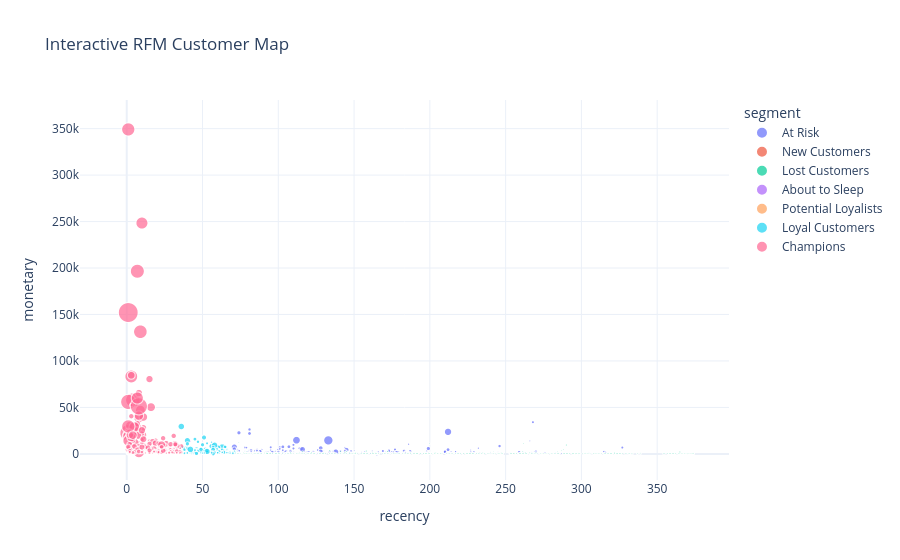

Notebook code for this chart:
### Markdown cell above
**Business insight:**

- Champions generate highest revenue and purchased recently — 
protect them with VIP perks and early access.
- At Risk customers have meaningful past spend but are becoming 
inactive — urgent reactivation needed.
- Action: prioritize Champions for VIP perks, At Risk customers 
for win-back campaigns, and New Customers for second purchase.

### Code cell
fig = px.scatter(
    rfm,
    x='recency',
    y='monetary',
    size='frequency',
    color='segment',
    hover_data=['customer_id', 'frequency'],
    title='Interactive RFM Customer Map'
)
fig.update_layout(template='plotly_white')
fig.show()

### Figure 1 — Plotly figure (JSON) as saved in the notebook; plotly's stock layout.template omitted (floating-point values rounded to 4 significant figures; data arrays with more than 128 entries replaced by an {"elided": "..."} marker saying what was removed)
{"data": [{"customdata": {"elided": "700x2 mixed values"}, "hovertemplate": "segment=At Risk<br>recency=%{x}<br>monetary=%{y}<br>frequency=%{customdata[1]}<br>customer_id=%{customdata[0]}<extra></extra>", "legendgroup": "At Risk", "marker": {"color": "#636efa", "size": {"elided": "700 int values"}, "sizemode": "area", "sizeref": 0.5125, "symbol": "circle"}, "mode": "markers", "name": "At Risk", "showlegend": true, "type": "scattergl", "x": {"elided": "700 int values"}, "xaxis": "x", "y": {"elided": "700 float values"}, "yaxis": "y"}, {"customdata": {"elided": "360x2 mixed values"}, "hovertemplate": "segment=New Customers<br>recency=%{x}<br>monetary=%{y}<br>frequency=%{customdata[1]}<br>customer_id=%{customdata[0]}<extra></extra>", "legendgroup": "New Customers", "marker": {"color": "#EF553B", "size": {"elided": "360 int values"}, "sizemode": "area", "sizeref": 0.5125, "symbol": "circle"}, "mode": "markers", "name": "New Customers", "showlegend": true, "type": "scattergl", "x": {"elided": "360 int values"}, "xaxis": "x", "y": {"elided": "360 float values"}, "yaxis": "y"}, {"customdata": {"elided": "1025x2 mixed values"}, "hovertemplate": "segment=Lost Customers<br>recency=%{x}<br>monetary=%{y}<br>frequency=%{customdata[1]}<br>customer_id=%{customdata[0]}<extra></extra>", "legendgroup": "Lost Customers", "marker": {"color": "#00cc96", "size": {"elided": "1025 int values"}, "sizemode": "area", "sizeref": 0.5125, "symbol": "circle"}, "mode": "markers", "name": "Lost Customers", "showlegend": true, "type": "scattergl", "x": {"elided": "1025 int values"}, "xaxis": "x", "y": {"elided": "1025 float values"}, "yaxis": "y"}, {"customdata": {"elided": "547x2 mixed values"}, "hovertemplate": "segment=About to Sleep<br>recency=%{x}<br>monetary=%{y}<br>frequency=%{customdata[1]}<br>customer_id=%{customdata[0]}<extra></extra>", "legendgroup": "About to Sleep", "marker": {"color": "#ab63fa", "size": {"elided": "547 int values"}, "sizemode": "area", "sizeref": 0.5125, "symbol": "circle"}, "mode": "markers", "name": "About to Sleep", "showlegend": true, "type": "scattergl", "x": {"elided": "547 int values"}, "xaxis": "x", "y": {"elided": "547 float values"}, "yaxis": "y"}, {"customdata": {"elided": "281x2 mixed values"}, "hovertemplate": "segment=Potential Loyalists<br>recency=%{x}<br>monetary=%{y}<br>frequency=%{customdata[1]}<br>customer_id=%{customdata[0]}<extra></extra>", "legendgroup": "Potential Loyalists", "marker": {"color": "#FFA15A", "size": {"elided": "281 int values"}, "sizemode": "area", "sizeref": 0.5125, "symbol": "circle"}, "mode": "markers", "name": "Potential Loyalists", "showlegend": true, "type": "scattergl", "x": {"elided": "281 int values"}, "xaxis": "x", "y": {"elided": "281 float values"}, "yaxis": "y"}, {"customdata": {"elided": "488x2 mixed values"}, "hovertemplate": "segment=Loyal Customers<br>recency=%{x}<br>monetary=%{y}<br>frequency=%{customdata[1]}<br>customer_id=%{customdata[0]}<extra></extra>", "legendgroup": "Loyal Customers", "marker": {"color": "#19d3f3", "size": {"elided": "488 int values"}, "sizemode": "area", "sizeref": 0.5125, "symbol": "circle"}, "mode": "markers", "name": "Loyal Customers", "showlegend": true, "type": "scattergl", "x": {"elided": "488 int values"}, "xaxis": "x", "y": {"elided": "488 float values"}, "yaxis": "y"}, {"customdata": {"elided": "911x2 mixed values"}, "hovertemplate": "segment=Champions<br>recency=%{x}<br>monetary=%{y}<br>frequency=%{customdata[1]}<br>customer_id=%{customdata[0]}<extra></extra>", "legendgroup": "Champions", "marker": {"color": "#FF6692", "size": {"elided": "911 int values"}, "sizemode": "area", "sizeref": 0.5125, "symbol": "circle"}, "mode": "markers", "name": "Champions", "showlegend": true, "type": "scattergl", "x": {"elided": "911 int values"}, "xaxis": "x", "y": {"elided": "911 float values"}, "yaxis": "y"}], "layout": {"legend": {"itemsizing": "constant", "title": {"text": "segment"}, "tracegroupgap": 0}, "title": {"text": "Interactive RFM Customer Map"}, "xaxis": {"anchor": "y", "domain": [0, 1], "title": {"text": "recency"}}, "yaxis": {"anchor": "x", "domain": [0, 1], "title": {"text": "monetary"}}}}
